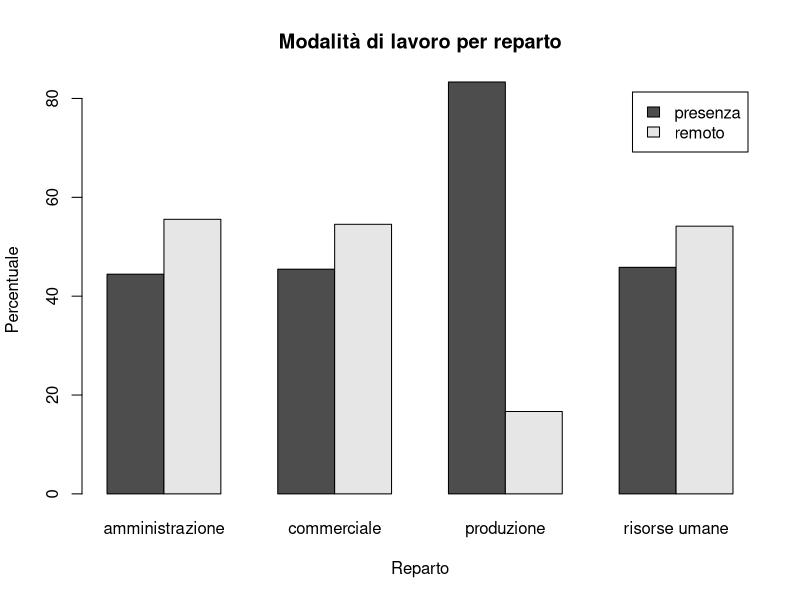
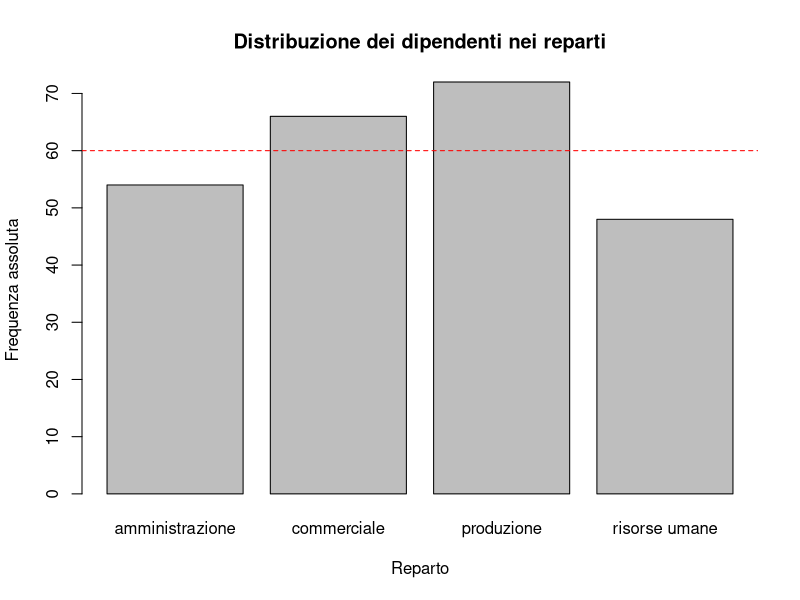
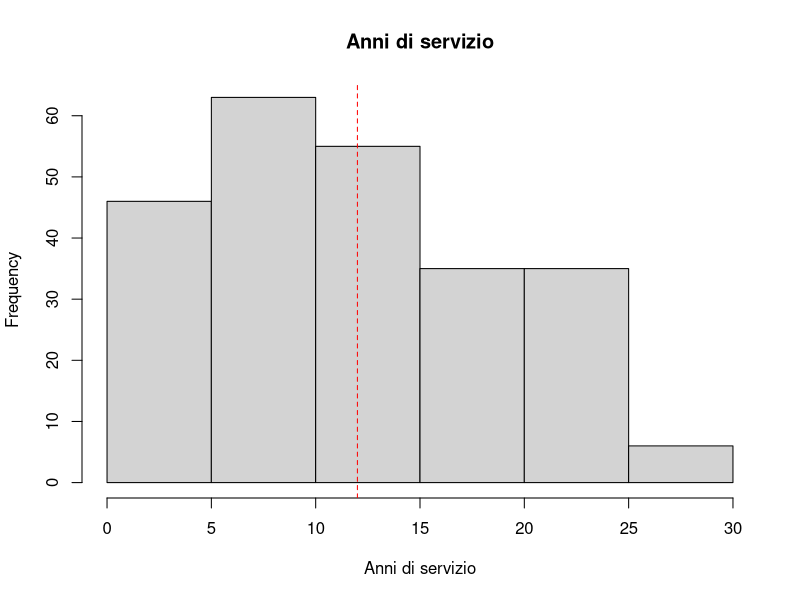
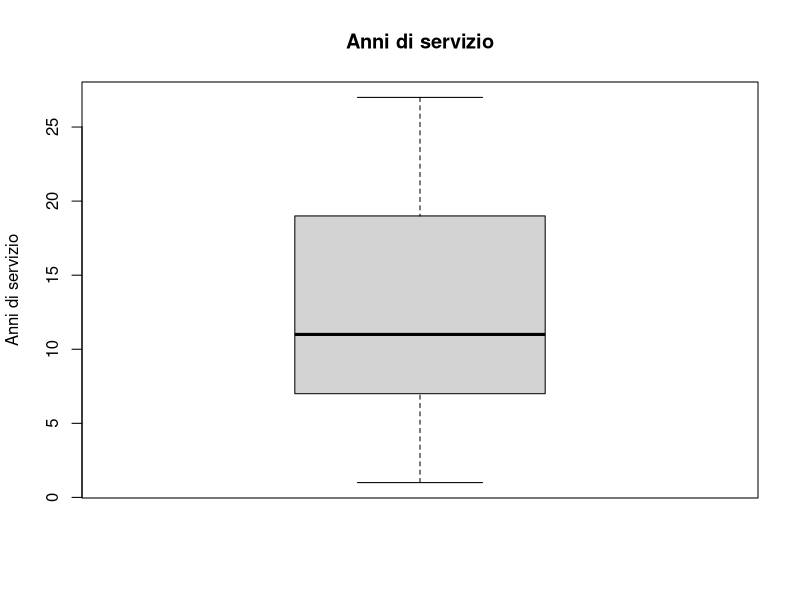
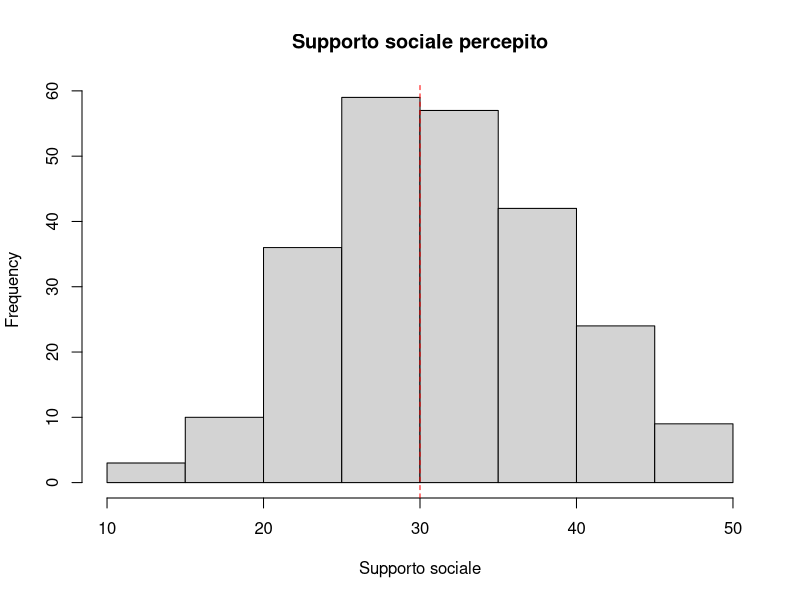
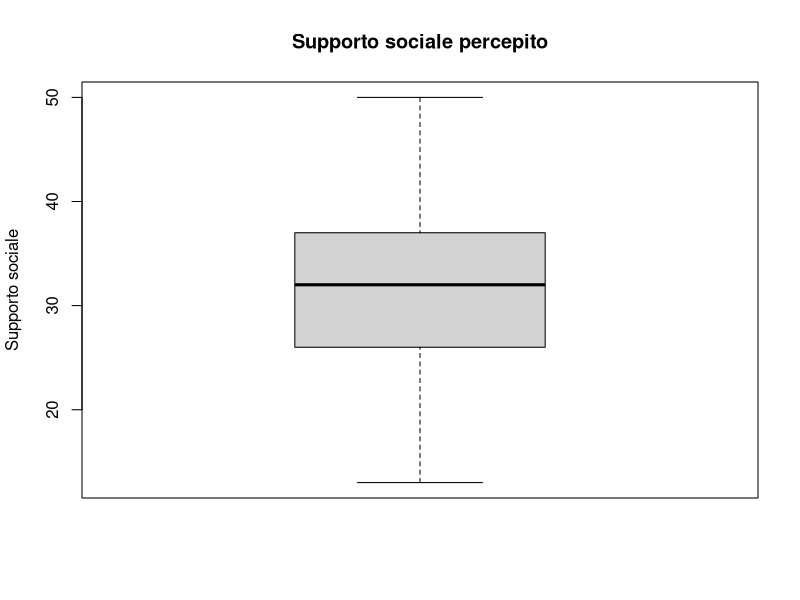
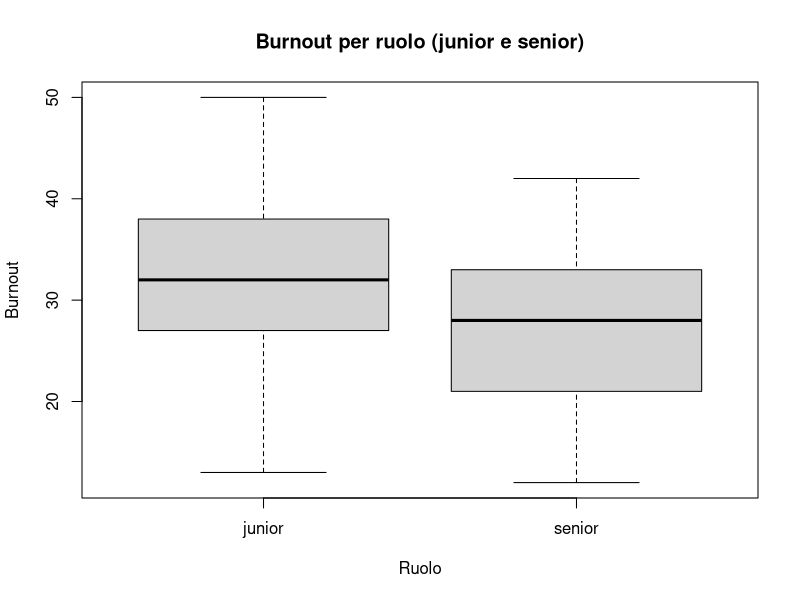
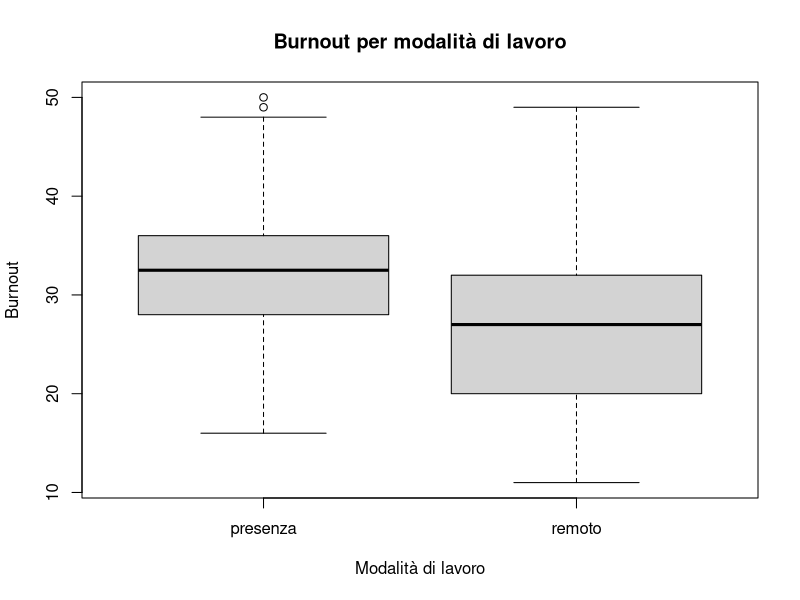

These charts were generated, in order, by the following R code:
## ---- chunk 1
#| include: false
# solo per scrivere i p-value nel testo delle risposte
scrivi_p = function(p) ifelse(p < .001, "< .001", paste("=", round(p, 3)))
## ---- chunk 2
data = read.csv2("dati-esercitazione.csv")
str(data)
## ---- chunk 3
freq_reparto = table(data$reparto)
freq_reparto
names(freq_reparto)[freq_reparto == max(freq_reparto)]

freq_modalita = table(data$modalita)
freq_modalita
names(freq_modalita)[freq_modalita == max(freq_modalita)]
## ---- chunk 4
tab = table(data$reparto, data$modalita)
tab
perc_tab = prop.table(tab, 1) * 100
round(perc_tab, 2)
## ---- chunk 5
barplot(t(perc_tab),
        beside = TRUE,
        legend.text = TRUE,
        xlab = "Reparto",
        ylab = "Percentuale",
        main = "Modalità di lavoro per reparto")
## ---- chunk 6
chi1 = chisq.test(tab)
chi1
## ---- chunk 7
freq_reparto
round(prop.table(freq_reparto) * 100, 2)
names(freq_reparto)[freq_reparto == max(freq_reparto)]
## ---- chunk 8
barplot(freq_reparto,
        xlab = "Reparto",
        ylab = "Frequenza assoluta",
        main = "Distribuzione dei dipendenti nei reparti")
abline(h = nrow(data) / 4, lty = 2, col = "red")
## ---- chunk 9
chi2 = chisq.test(freq_reparto)
chi2
chi2$expected
## ---- chunk 10
summary(data$anni_servizio)
sd(data$anni_servizio)
## ---- chunk 11
hist(data$anni_servizio,
     xlab = "Anni di servizio",
     main = "Anni di servizio")
abline(v = 12, lty = 2, col = "red")
boxplot(data$anni_servizio, ylab = "Anni di servizio", main = "Anni di servizio")
## ---- chunk 12
t3 = t.test(data$anni_servizio, mu = 12)
t3
## ---- chunk 13
(1 - pt(t3$statistic, nrow(data) - 1)) * 2
t3$p.value
## ---- chunk 14
summary(data$supporto_sociale)
sd(data$supporto_sociale)
## ---- chunk 15
hist(data$supporto_sociale,
     xlab = "Supporto sociale",
     main = "Supporto sociale percepito")
abline(v = 30, lty = 2, col = "red")
boxplot(data$supporto_sociale, ylab = "Supporto sociale", main = "Supporto sociale percepito")
## ---- chunk 16
t4 = t.test(data$supporto_sociale, alternative = "greater", mu = 30)
t4
## ---- chunk 17
t_critico = qt(.95, nrow(data) - 1)
t_critico
t4$statistic > t_critico
## ---- chunk 18
js = data[data$ruolo != "intermedio", ]
js$ruolo = factor(js$ruolo, levels = c("junior", "senior"))
table(js$ruolo)
## ---- chunk 19
mean(js$burnout[js$ruolo == "junior"])
mean(js$burnout[js$ruolo == "senior"])
sd(js$burnout[js$ruolo == "junior"])
sd(js$burnout[js$ruolo == "senior"])
## ---- chunk 20
boxplot(js$burnout ~ js$ruolo,
        xlab = "Ruolo",
        ylab = "Burnout",
        main = "Burnout per ruolo (junior e senior)")
## ---- chunk 21
t5 = t.test(js$burnout ~ js$ruolo)
t5
## ---- chunk 22
diff_medie = mean(js$burnout[js$ruolo == "junior"]) - mean(js$burnout[js$ruolo == "senior"])
q89 = qt(1 - .11/2, t5$parameter)
delta = t5$stderr * q89
c(diff_medie - delta, diff_medie + delta)
## ---- chunk 23
t.test(js$burnout ~ js$ruolo, conf.level = .89)$conf.int
## ---- chunk 24
mean(data$burnout[data$modalita == "presenza"])
mean(data$burnout[data$modalita == "remoto"])
sd(data$burnout[data$modalita == "presenza"])
sd(data$burnout[data$modalita == "remoto"])
## ---- chunk 25
boxplot(data$burnout ~ data$modalita,
        xlab = "Modalità di lavoro",
        ylab = "Burnout",
        main = "Burnout per modalità di lavoro")
## ---- chunk 26
data$modalita = factor(data$modalita, levels = c("remoto", "presenza"))
levels(data$modalita)
t6 = t.test(data$burnout ~ data$modalita, alternative = "less")
t6
## ---- chunk 27
pt(t6$statistic, t6$parameter)
t6$p.value
## ---- chunk 28
summary(data$benessere_pre)
summary(data$benessere_post)
sd(data$benessere_pre)
sd(data$benessere_post)

diff_benessere = data$benessere_pre - data$benessere_post
mean(diff_benessere)
sd(diff_benessere)
## ---- chunk 29
boxplot(data$benessere_pre, data$benessere_post,
        names = c("Prima", "Dopo"),
        ylab = "Benessere",
        main = "Benessere prima e dopo il percorso")
hist(diff_benessere,
     xlab = "Benessere prima - benessere dopo",
     main = "Differenze prima - dopo")
abline(v = 0, lty = 2, col = "red")
## ---- chunk 30
t7 = t.test(data$benessere_pre, data$benessere_post,
            paired = TRUE, alternative = "less")
t7
## ---- chunk 31
summary(data$stress_pre)
summary(data$stress_post)
sd(data$stress_pre)
sd(data$stress_post)

diff_stress = data$stress_pre - data$stress_post
mean(diff_stress)
sd(diff_stress)
## ---- chunk 32
boxplot(data$stress_pre, data$stress_post,
        names = c("Prima", "Dopo"),
        ylab = "Stress",
        main = "Stress prima e dopo il percorso")
hist(diff_stress,
     xlab = "Stress prima - stress dopo",
     main = "Differenze prima - dopo")
abline(v = 0, lty = 2, col = "red")
## ---- chunk 33
t8 = t.test(data$stress_pre, data$stress_post,
            paired = TRUE, alternative = "greater")
t8
## ---- chunk 34
summary(data$supporto_sociale)
sd(data$supporto_sociale)
summary(data$burnout)
sd(data$burnout)
cor(data$supporto_sociale, data$burnout)
## ---- chunk 35
hist(data$burnout, xlab = "Burnout", main = "Burnout")
plot(data$burnout ~ data$supporto_sociale,
     pch = 19,
     xlab = "Supporto sociale",
     ylab = "Burnout",
     main = "Relazione tra supporto sociale e burnout")
## ---- chunk 36
mod9 = lm(burnout ~ supporto_sociale, data = data)
summary(mod9)
## ---- chunk 37
plot(data$burnout ~ data$supporto_sociale,
     pch = 19,
     xlab = "Supporto sociale",
     ylab = "Burnout")
abline(mod9$coefficients[1], mod9$coefficients[2],
       lwd = 3, col = "darkorange")
## ---- chunk 38
qqnorm(residuals(mod9))
qqline(residuals(mod9), col = "red")

plot(data$supporto_sociale, residuals(mod9),
     pch = 19,
     xlab = "Supporto sociale",
     ylab = "Residui")
abline(h = 0, col = "red")
## ---- chunk 39
coefs = data.frame(summary(mod9)$coefficients)
q95 = qt(.975, nrow(data) - 2)
deltaB1 = coefs$Std..Error[2] * q95
CIB1 = c(coefs$Estimate[2] - deltaB1,
         coefs$Estimate[2] + deltaB1)
CIB1
confint(mod9)
## ---- chunk 40
summary(data$carico_lavoro)
sd(data$carico_lavoro)
hist(data$carico_lavoro, xlab = "Carico di lavoro", main = "Carico di lavoro percepito")
## ---- chunk 41
plot(data[, c("supporto_sociale", "carico_lavoro", "burnout")])
cor(data[, c("supporto_sociale", "carico_lavoro", "burnout")])
## ---- chunk 42
mod10 = lm(burnout ~ supporto_sociale + carico_lavoro, data = data)
summary(mod10)
coefs10 = data.frame(summary(mod10)$coefficients)
## ---- chunk 43
data$contratto = factor(data$contratto)
levels(data$contratto)
table(data$contratto)
round(prop.table(table(data$contratto)) * 100, 2)
mean(data$burnout[data$contratto == "determinato"])
mean(data$burnout[data$contratto == "indeterminato"])
sd(data$burnout[data$contratto == "determinato"])
sd(data$burnout[data$contratto == "indeterminato"])
## ---- chunk 44
boxplot(data$burnout ~ data$contratto,
        xlab = "Contratto",
        ylab = "Burnout",
        main = "Burnout per tipo di contratto")
plot(data$burnout ~ data$supporto_sociale,
     col = ifelse(data$contratto == "determinato", "firebrick", "darkgreen"),
     pch = 19,
     xlab = "Supporto sociale",
     ylab = "Burnout")
legend("topright", legend = levels(data$contratto),
       col = c("firebrick", "darkgreen"), pch = 19)
## ---- chunk 45
mod11 = lm(burnout ~ supporto_sociale + contratto, data = data)
summary(mod11)
mod11$coefficients
## ---- chunk 46
plot(data$burnout ~ data$supporto_sociale,
     col = ifelse(data$contratto == "determinato", "firebrick", "darkgreen"),
     pch = 19,
     xlab = "Supporto sociale",
     ylab = "Burnout")
# contratto determinato (x2 = 0)
abline(mod11$coefficients[1], mod11$coefficients[2],
       col = "firebrick", lwd = 2)
# contratto indeterminato (x2 = 1): l'intercetta diventa b0 + b2
abline(mod11$coefficients[1] + mod11$coefficients[3], mod11$coefficients[2],
       col = "darkgreen", lwd = 2)
legend("topright", legend = levels(data$contratto),
       col = c("firebrick", "darkgreen"), lwd = 2)
## ---- chunk 47
data$modalita = factor(data$modalita, levels = c("presenza", "remoto"))
levels(data$modalita)
## ---- chunk 48
table(data$modalita)
mean(data$supporto_sociale[data$modalita == "presenza"])
mean(data$supporto_sociale[data$modalita == "remoto"])
cor(data$supporto_sociale[data$modalita == "presenza"],
    data$burnout[data$modalita == "presenza"])
cor(data$supporto_sociale[data$modalita == "remoto"],
    data$burnout[data$modalita == "remoto"])
## ---- chunk 49
plot(data$burnout ~ data$supporto_sociale,
     col = ifelse(data$modalita == "presenza", "firebrick", "royalblue"),
     pch = 19,
     xlab = "Supporto sociale",
     ylab = "Burnout")
legend("topright", legend = levels(data$modalita),
       col = c("firebrick", "royalblue"), pch = 19)
## ---- chunk 50
mod12 = lm(burnout ~ supporto_sociale + modalita + supporto_sociale*modalita,
           data = data)
summary(mod12)
mod12$coefficients
## ---- chunk 51
plot(data$burnout ~ data$supporto_sociale,
     col = ifelse(data$modalita == "presenza", "firebrick", "royalblue"),
     pch = 19,
     xlab = "Supporto sociale",
     ylab = "Burnout")
# presenza (x2 = 0)
abline(mod12$coefficients[1], mod12$coefficients[2],
       lwd = 2, col = "firebrick")
# remoto (x2 = 1): cambiano sia l'intercetta (b0 + b2) sia la pendenza (b1 + b3)
abline(mod12$coefficients[1] + mod12$coefficients[3],
       mod12$coefficients[2] + mod12$coefficients[4],
       lwd = 2, col = "royalblue")
legend("topright", legend = levels(data$modalita),
       col = c("firebrick", "royalblue"), lwd = 2)
## ---- chunk 52
data$ruolo = factor(data$ruolo, levels = c("junior", "intermedio", "senior"))
freq_ruolo = table(data$ruolo)
freq_ruolo
round(prop.table(freq_ruolo) * 100, 2)
names(freq_ruolo)[freq_ruolo == max(freq_ruolo)]
mean(data$burnout[data$ruolo == "junior"])
mean(data$burnout[data$ruolo == "intermedio"])
mean(data$burnout[data$ruolo == "senior"])
sd(data$burnout[data$ruolo == "junior"])
sd(data$burnout[data$ruolo == "intermedio"])
sd(data$burnout[data$ruolo == "senior"])
## ---- chunk 53
barplot(freq_ruolo,
        xlab = "Ruolo",
        ylab = "Frequenza assoluta",
        main = "Distribuzione dei ruoli")
boxplot(data$burnout ~ data$ruolo,
        xlab = "Ruolo",
        ylab = "Burnout",
        main = "Burnout per ruolo")
## ---- chunk 54
mod13 = lm(burnout ~ ruolo, data = data)
summary(mod13)
anova(mod13)
## ---- chunk 55
mean(data$burnout[data$ruolo == "junior"])
mean(data$burnout[data$ruolo == "intermedio"])
mean(data$burnout[data$ruolo == "senior"])
coef(mod13)
# media degli intermedi
coef(mod13)[1] + coef(mod13)[2]
# media dei senior
coef(mod13)[1] + coef(mod13)[3]
